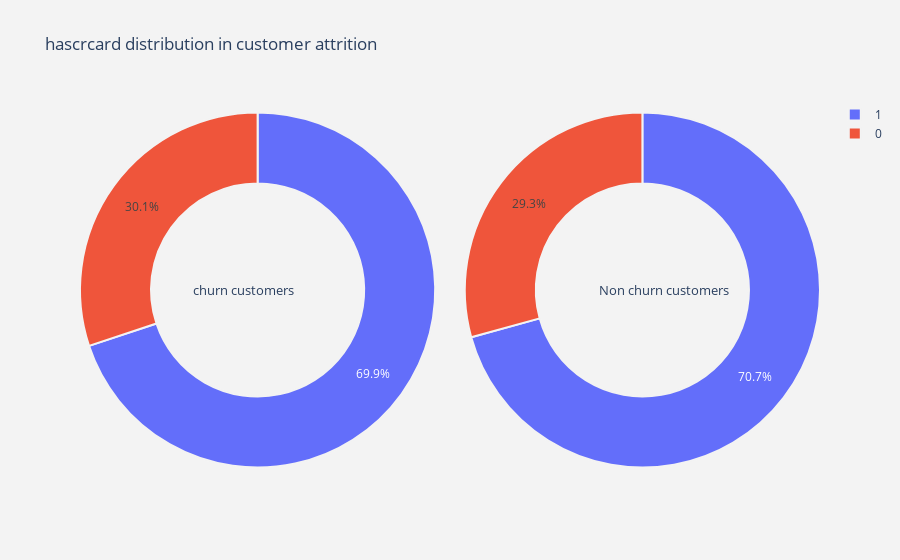

The cell this chart's notebook holds for it:
### Markdown cell above
The graph above shows that among the churn customers, the rate of those who use one product is very high with $69.2\%$, followed by  those who use two products with $17.1\%$, three products with $10.8\%$, and four products with $2.95\%$. For non churn customers, customers with two products are $53.3\%$, one product are $46.2\%$, and three products are $0.58\%$.

### Code cell
# Calling the function for plotting the pie plot for gender column
plot_pie(cat_cols[3])

### Figure 1 — Plotly figure (JSON) as saved in the notebook; plotly's stock layout.template omitted (floating-point values rounded to 4 significant figures)
{"data": [{"domain": {"x": [0, 0.48]}, "hole": 0.6, "hoverinfo": "label+percent+name", "labels": [1, 0], "marker": {"line": {"color": "rgb(243,243,243)", "width": 2}}, "name": "Churn Customers", "type": "pie", "values": [1424, 613]}, {"domain": {"x": [0.52, 1]}, "hole": 0.6, "hoverinfo": "label+percent+name", "labels": [1, 0], "marker": {"line": {"color": "rgb(243,243,243)", "width": 2}}, "name": "Non churn customers", "type": "pie", "values": [5631, 2332]}], "layout": {"annotations": [{"font": {"size": 13}, "showarrow": false, "text": "churn customers", "x": 0.15, "y": 0.5}, {"font": {"size": 13}, "showarrow": false, "text": "Non churn customers", "x": 0.88, "y": 0.5}], "paper_bgcolor": "rgb(243,243,243)", "plot_bgcolor": "rgb(243,243,243)", "title": {"text": "hascrcard distribution in customer attrition "}}}
